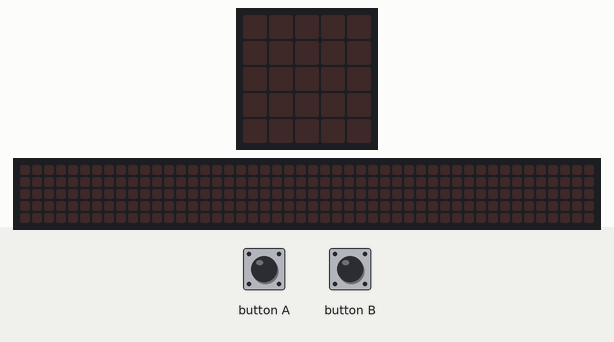
The program below on a simulated BBC micro:bit (MakeCode). On the bench: the board's 5×5 LED display, a strip that is not on the board, showing the scrolling text unrolled. The test bench sets the inputs (shaded band). The 48×5 strip is a reading aid, not a part: it shows the text the display is scrolling, unrolled, one strip-width of it at a time.

Above: at 1.2 s.
1.3 s: button A pressed for 0.15 s
At 2.0 s:
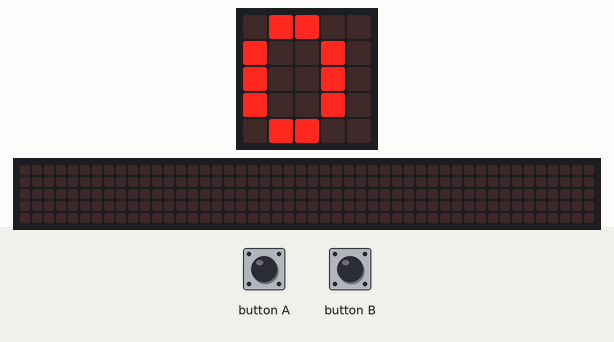
2.9 s: button A pressed for 0.15 s
At 5.52 s:
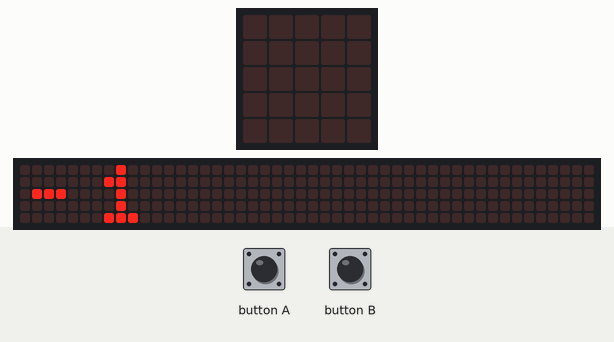
Timing chart, 0 to 7.0 s (numbered marks = the images above; inputs shaded):
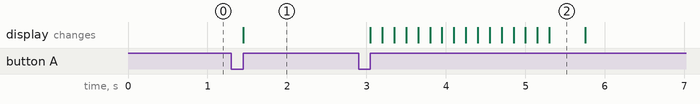

Measured:
- after the input at 1.3 s, the display: changes after 0.15 s (image 1)
- after the input at 2.9 s, the display: first changes after 0.15 s (image 2 shows a later state)
- what the display in image 2 shows lasts 0.5 s, from 5.3 s to 5.8 s

The program:

main.ts
```typescript
input.onButtonPressed(Button.A, function () {
    if (radio2 >= 255) {
        radio2 = 255
    } else {
        radio2 += -1
        radio.setGroup(radio2)
        basic.showNumber(radio2)
    }
})
input.onButtonPressed(Button.B, function () {
    if (radio2 <= 0) {
        radio2 = 0
    } else {
        radio2 += 1
        radio.setGroup(radio2)
        basic.showNumber(radio2)
    }
})
let radio2 = 0
radio2 = 1
radio.setGroup(1)
```

test.ts
```typescript
// aquí va el archivo "tests"; esto no se compilará cuando este paquete se utilice como una extensión.
```
